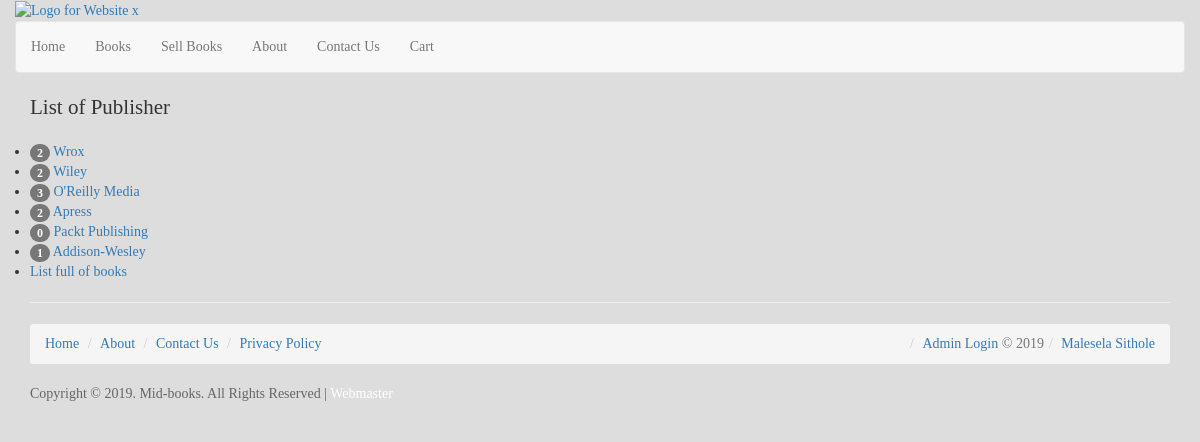
The app's page /publisher_list.php with its own data.
### tables this page shows
CREATE TABLE `publisher` (
  `publisherid` int(10) UNSIGNED NOT NULL,
  `publisher_name` varchar(60) NOT NULL
);

### publisher_list.php (the view, shortened to what this page needs)
<?php
	$conn = db_connect();
	$query = "SELECT * FROM publisher ORDER BY publisherid";
	$result = mysqli_query($conn, $query);
	require "./template/header.php";
?>
    <p class="lead">List of Publisher</p>
    <ul>
        <?php
        while($row = mysqli_fetch_assoc($result)){
            $count = 0;
            $query = "SELECT publisherid FROM books";
            $result2 = mysqli_query($conn, $query);
            while ($pubInBook = mysqli_fetch_assoc($result2)){
                if($pubInBook['publisherid'] == $row['publisherid']){
                    $count++;
                }
            }
            ?>
            <li>
                <span class="badge"><?php echo $count; ?></span>
                <a href="./bookPerPub.php?pubid=<?php echo $row['publisherid']; ?>"><?php echo $row['publisher_name']; ?></a>
            </li>
        <?php } ?>
        <li>
            <a href="./books.php">List full of books</a>
        </li>
    </ul>
<?php
	require "./template/footer.php";
?>

### css/styles.css (style rules this page uses)
* { box-sizing: border-box; margin: 0; padding: 0; }
body { font-family: "PT Sans"; background-color: #ddd; color: #333; }

### records on screen
publisher: count "2", publisher_name "Wrox"
publisher: count "2", publisher_name "Wiley"
publisher: count "3", publisher_name "O'Reilly Media"
publisher: count "2", publisher_name "Apress"
publisher: count "0", publisher_name "Packt Publishing"
publisher: count "1", publisher_name "Addison-Wesley"
